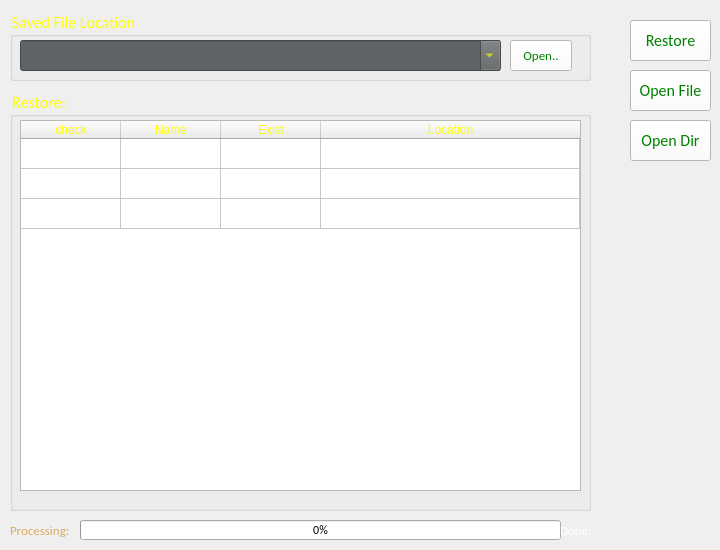
    <widget class="QWidget" name="tab_restore">
     <attribute name="title">
      <string>Restore Files</string>
     </attribute>
     <widget class="QGroupBox" name="groupBox_Restore">
      <property name="geometry">
       <rect>
        <x>10</x>
        <y>90</y>
        <width>581</width>
        <height>421</height>
       </rect>
      </property>
      <property name="font">
       <font>
        <family>Calibri</family>
        <pointsize>12</pointsize>
        <weight>50</weight>
        <bold>false</bold>
       </font>
      </property>
      <property name="styleSheet">
       <string notr="true">color:yellow</string>
      </property>
      <property name="title">
       <string>Restore:</string>
      </property>
      <widget class="QTableWidget" name="tableWidget_files_restore">
       <property name="geometry">
        <rect>
         <x>10</x>
         <y>30</y>
         <width>561</width>
         <height>371</height>
        </rect>
       </property>
       <attribute name="horizontalHeaderCascadingSectionResizes">
        <bool>false</bool>
       </attribute>
       <attribute name="horizontalHeaderDefaultSectionSize">
        <number>100</number>
       </attribute>
       <attribute name="horizontalHeaderHighlightSections">
        <bool>false</bool>
       </attribute>
       <attribute name="horizontalHeaderShowSortIndicator" stdset="0">
        <bool>false</bool>
       </attribute>
       <attribute name="horizontalHeaderStretchLastSection">
        <bool>true</bool>
       </attribute>
       <attribute name="verticalHeaderVisible">
        <bool>false</bool>
       </attribute>
       <attribute name="verticalHeaderCascadingSectionResizes">
        <bool>false</bool>
       </attribute>
       <attribute name="verticalHeaderShowSortIndicator" stdset="0">
        <bool>true</bool>
       </attribute>
       <attribute name="verticalHeaderStretchLastSection">
        <bool>false</bool>
       </attribute>
       <row>
        <property name="text">
         <string>1</string>
        </property>
       </row>
       <row>
        <property name="text">
         <string>2</string>
        </property>
       </row>
       <row>
        <property name="text">
         <string>3</string>
        </property>
       </row>
       <column>
        <property name="text">
         <string>check</string>
        </property>
       </column>
       <column>
        <property name="text">
         <string>Name</string>
        </property>
       </column>
       <column>
        <property name="text">
         <string>Exist</string>
        </property>
       </column>
       <column>
        <property name="text">
         <string>Location</string>
        </property>
       </column>
      </widget>
     </widget>
     <widget class="QGroupBox" name="groupBox_Loc_file">
      <property name="geometry">
       <rect>
        <x>10</x>
        <y>10</y>
        <width>581</width>
        <height>71</height>
       </rect>
      </property>
      <property name="font">
       <font>
        <family>Calibri</family>
        <pointsize>12</pointsize>
        <weight>50</weight>
        <bold>false</bold>
       </font>
      </property>
      <property name="styleSheet">
       <string notr="true">color:yellow</string>
      </property>
      <property name="title">
       <string>Saved File Location</string>
      </property>
      <widget class="QComboBox" name="comboBox_file">
       <property name="geometry">
        <rect>
         <x>10</x>
         <y>30</y>
         <width>481</width>
         <height>31</height>
        </rect>
       </property>
       <property name="font">
        <font>
         <family>Calibri</family>
         <pointsize>11</pointsize>
         <weight>50</weight>
         <bold>false</bold>
        </font>
       </property>
       <property name="statusTip">
        <string>Select Or Type Files Location</string>
       </property>
       <property name="styleSheet">
        <string notr="true">color:yellow;background-color:#606365</string>
       </property>
       <property name="editable">
        <bool>true</bool>
       </property>
      </widget>
      <widget class="QPushButton" name="Button_loc_open_file">
       <property name="geometry">
        <rect>
         <x>500</x>
         <y>30</y>
         <width>62</width>
         <height>31</height>
        </rect>
       </property>
       <property name="font">
        <font>
         <family>Calibri</family>
         <pointsize>10</pointsize>
         <weight>50</weight>
         <bold>false</bold>
        </font>
       </property>
       <property name="cursor">
        <cursorShape>PointingHandCursor</cursorShape>
       </property>
       <property name="statusTip">
        <string>Open Files Location</string>
       </property>
       <property name="styleSheet">
        <string notr="true">background-color:white;color:green</string>
       </property>
       <property name="text">
        <string>Open..</string>
       </property>
      </widget>
     </widget>
     <widget class="QLabel" name="Label_Progress_Done_text_2">
      <property name="geometry">
       <rect>
        <x>560</x>
        <y>520</y>
        <width>31</width>
        <height>20</height>
       </rect>
      </property>
      <property name="sizePolicy">
       <sizepolicy hsizetype="Expanding" vsizetype="Expanding">
        <horstretch>0</horstretch>
        <verstretch>0</verstretch>
       </sizepolicy>
      </property>
      <property name="font">
       <font>
        <family>Calibri</family>
        <pointsize>10</pointsize>
        <weight>50</weight>
        <bold>false</bold>
        <stylestrategy>PreferDefault</stylestrategy>
        <kerning>true</kerning>
       </font>
      </property>
      <property name="contextMenuPolicy">
       <enum>Qt::DefaultContextMenu</enum>
      </property>
      <property name="statusTip">
       <string/>
      </property>
      <property name="styleSheet">
       <string notr="true">color:white</string>
      </property>
      <property name="frameShape">
       <enum>QFrame::NoFrame</enum>
      </property>
      <property name="text">
       <string>Done!</string>
      </property>
      <property name="textFormat">
       <enum>Qt::AutoText</enum>
      </property>
      <property name="alignment">
       <set>Qt::AlignLeading|Qt::AlignLeft|Qt::AlignVCenter</set>
      </property>
      <property name="wordWrap">
       <bool>true</bool>
      </property>
     </widget>
     <widget class="QProgressBar" name="progressBar_2">
      <property name="geometry">
       <rect>
        <x>80</x>
        <y>520</y>
        <width>481</width>
        <height>20</height>
       </rect>
      </property>
      <property name="font">
       <font>
        <family>Calibri</family>
        <weight>50</weight>
        <bold>false</bold>
       </font>
      </property>
      <property name="value">
       <number>0</number>
      </property>
     </widget>
     <widget class="QLabel" name="Label_Progress_text_2">
      <property name="geometry">
       <rect>
        <x>10</x>
        <y>520</y>
        <width>61</width>
        <height>21</height>
       </rect>
      </property>
      <property name="sizePolicy">
       <sizepolicy hsizetype="Expanding" vsizetype="Expanding">
        <horstretch>0</horstretch>
        <verstretch>0</verstretch>
       </sizepolicy>
      </property>
      <property name="font">
       <font>
        <family>Calibri</family>
        <pointsize>10</pointsize>
        <weight>50</weight>
        <bold>false</bold>
        <stylestrategy>PreferDefault</stylestrategy>
        <kerning>true</kerning>
       </font>
      </property>
      <property name="contextMenuPolicy">
       <enum>Qt::DefaultContextMenu</enum>
      </property>
      <property name="statusTip">
       <string/>
      </property>
      <property name="styleSheet">
       <string notr="true">color:#D9AC63</string>
      </property>
      <property name="frameShape">
       <enum>QFrame::NoFrame</enum>
      </property>
      <property name="text">
       <string>Processing:</string>
      </property>
      <property name="textFormat">
       <enum>Qt::AutoText</enum>
      </property>
      <property name="alignment">
       <set>Qt::AlignLeading|Qt::AlignLeft|Qt::AlignVCenter</set>
      </property>
      <property name="wordWrap">
       <bool>true</bool>
      </property>
     </widget>
     <widget class="QPushButton" name="Button_restore">
      <property name="geometry">
       <rect>
        <x>630</x>
        <y>20</y>
        <width>81</width>
        <height>41</height>
       </rect>
      </property>
      <property name="font">
       <font>
        <family>Calibri</family>
        <pointsize>12</pointsize>
        <weight>50</weight>
        <bold>false</bold>
       </font>
      </property>
      <property name="cursor">
       <cursorShape>PointingHandCursor</cursorShape>
      </property>
      <property name="statusTip">
       <string>Cancel Operation</string>
      </property>
      <property name="styleSheet">
       <string notr="true">background-color:white;color:green</string>
      </property>
      <property name="text">
       <string>Restore</string>
      </property>
      <property name="shortcut">
       <string>Ctrl+C</string>
      </property>
     </widget>
     <widget class="QPushButton" name="Button_Open_file_2">
      <property name="geometry">
       <rect>
        <x>630</x>
        <y>70</y>
        <width>81</width>
        <height>41</height>
       </rect>
      </property>
      <property name="font">
       <font>
        <family>Calibri</family>
        <pointsize>12</pointsize>
        <weight>50</weight>
        <bold>false</bold>
       </font>
      </property>
      <property name="cursor">
       <cursorShape>PointingHandCursor</cursorShape>
      </property>
      <property name="statusTip">
       <string>Rename Files</string>
      </property>
      <property name="styleSheet">
       <string notr="true">background-color:white;color:green</string>
      </property>
      <property name="text">
       <string>Open File</string>
      </property>
      <property name="shortcut">
       <string>Return</string>
      </property>
     </widget>
     <widget class="QPushButton" name="Button_Open_dir_2">
      <property name="geometry">
       <rect>
        <x>630</x>
        <y>120</y>
        <width>81</width>
        <height>41</height>
       </rect>
      </property>
      <property name="font">
       <font>
        <family>Calibri</family>
        <pointsize>12</pointsize>
        <weight>50</weight>
        <bold>false</bold>
       </font>
      </property>
      <property name="cursor">
       <cursorShape>PointingHandCursor</cursorShape>
      </property>
      <property name="statusTip">
       <string>Cancel Operation</string>
      </property>
      <property name="styleSheet">
       <string notr="true">background-color:white;color:green</string>
      </property>
      <property name="text">
       <string>Open Dir</string>
      </property>
      <property name="shortcut">
       <string>Ctrl+C</string>
      </property>
     </widget>
    </widget>
